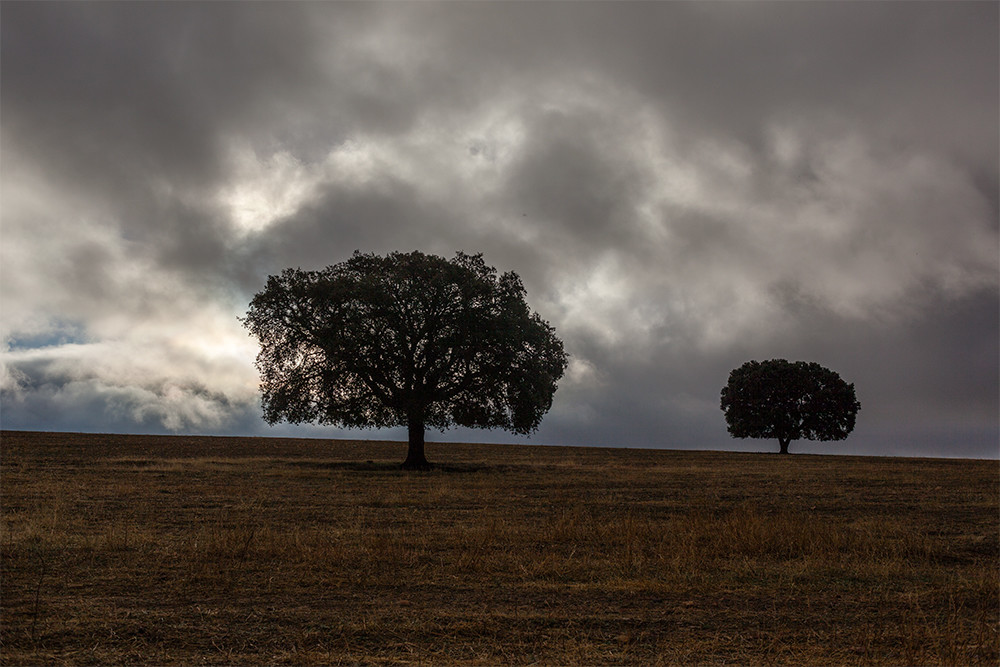
#> input picture tareas/3/24190111/Archivos_opción_escogida/imagen.jpg, 1000 x 667 px, found by its file name
$ python codigo_fuente.py
#> lines starting #> are read from the running program, lines starting #| are printed output that depends on the picture
from PIL import Image, ImageOps, ImageEnhance, ImageFilter

def main():
    # Aca se carga la imagen profe
    image = Image.open("imagen.jpg")
#> image is the input picture: PIL image 1000x667 RGB; mean R, G, B 93.9, 85.7, 78.8

    # Rotamos la imagen
    new_image = image.rotate(45)
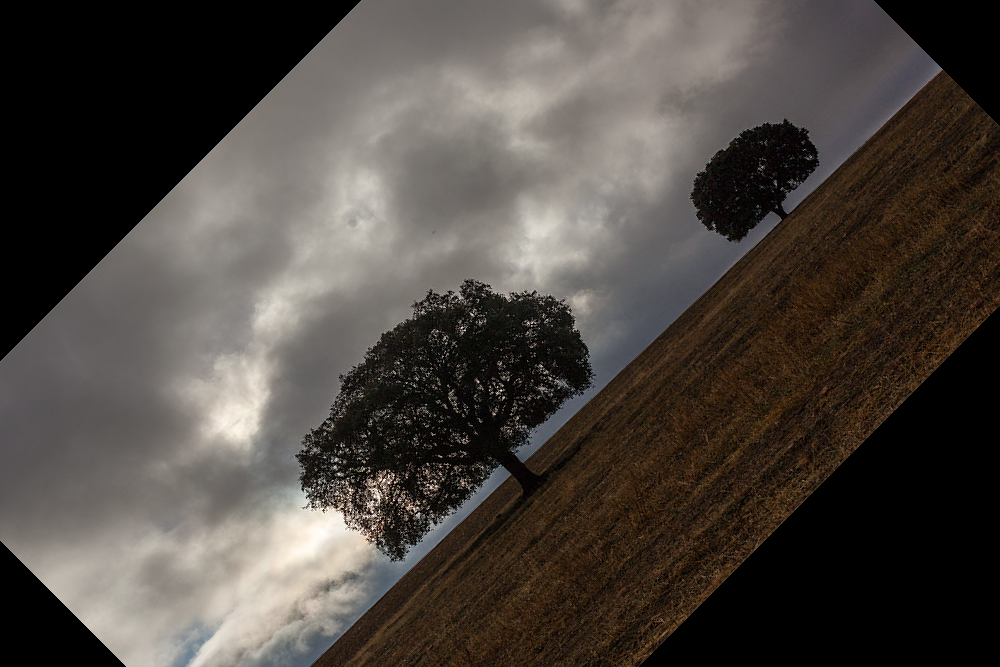
#> new_image: PIL image 1000x667 RGB; mean R, G, B 75.9, 69.7, 64.3
    new_image.save("1_rotar_45.jpg")

    # Le ponemos un filtro a la imagen
    new_image = image.filter(ImageFilter.FIND_EDGES)
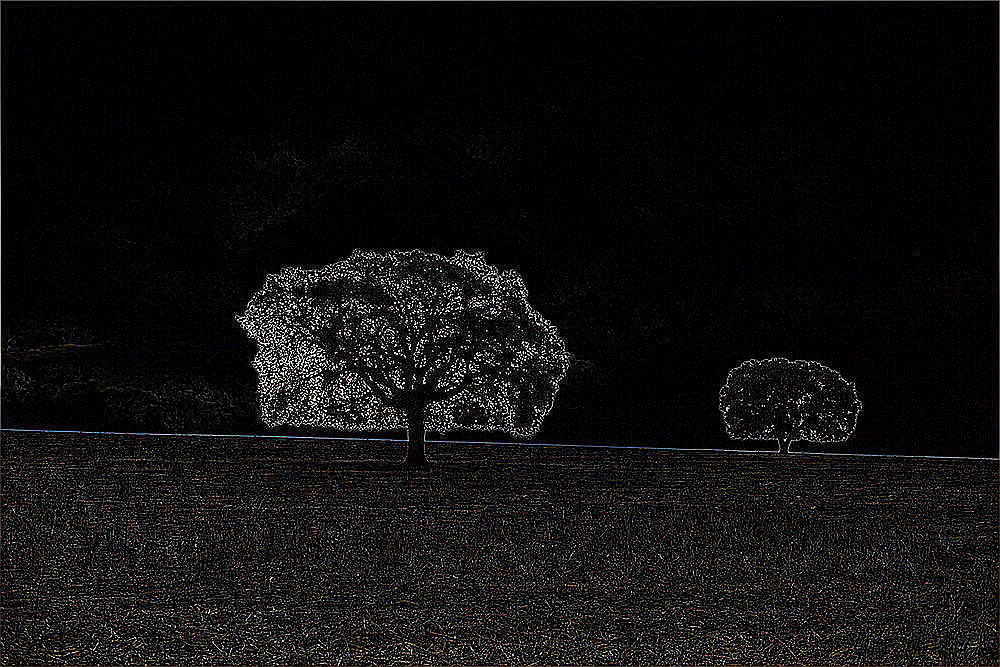
#> new_image: PIL image 1000x667 RGB; mean R, G, B 16.3, 15.5, 15.2
    new_image.save("2_filtro.jpg")

    # Lo volvemos gris
    new_image = ImageOps.grayscale(image)
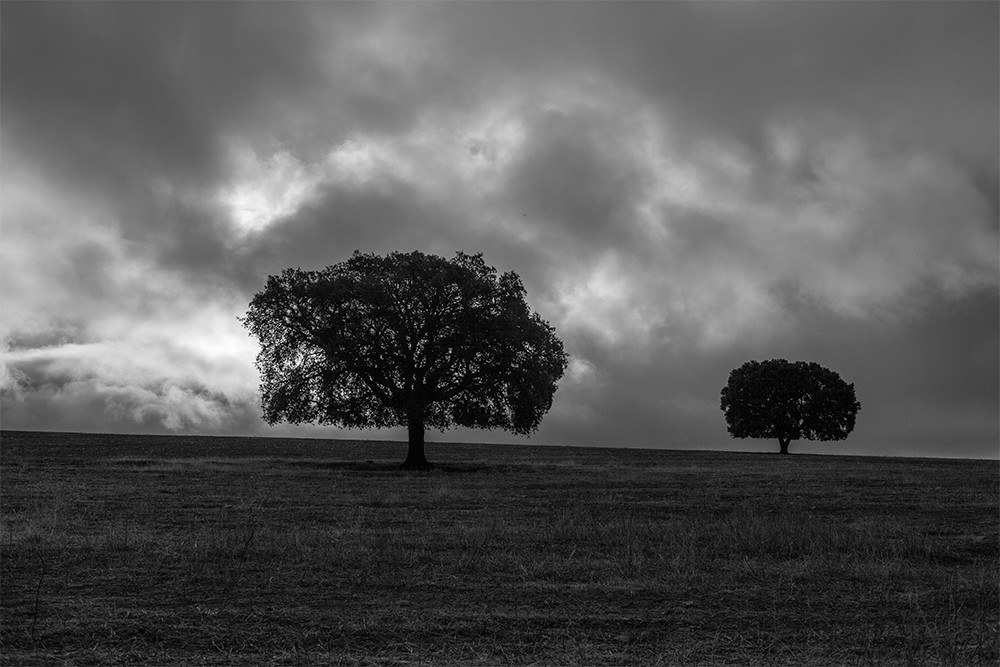
#> new_image: PIL image 1000x667 L; min 0, max 254, mean 87.4
    new_image.save("3_grises.jpg")

    # más brillo
    new_image = ImageEnhance.Brightness(image).enhance(1.5)
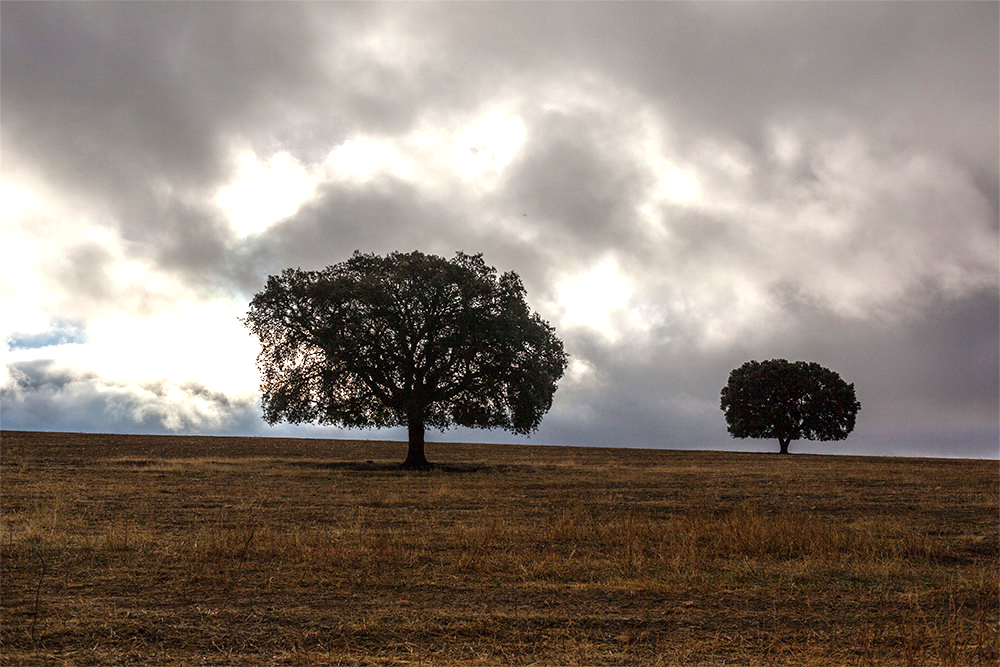
#> new_image: PIL image 1000x667 RGB; mean R, G, B 137.7, 126.2, 116.8
    new_image.save("4_brillo.jpg")

    # más saturación
    new_image = ImageEnhance.Color(image).enhance(2)
    new_image.save("5_saturacion.jpg")

    # DESENFOQUE
    new_image = image.filter(ImageFilter.GaussianBlur(5))
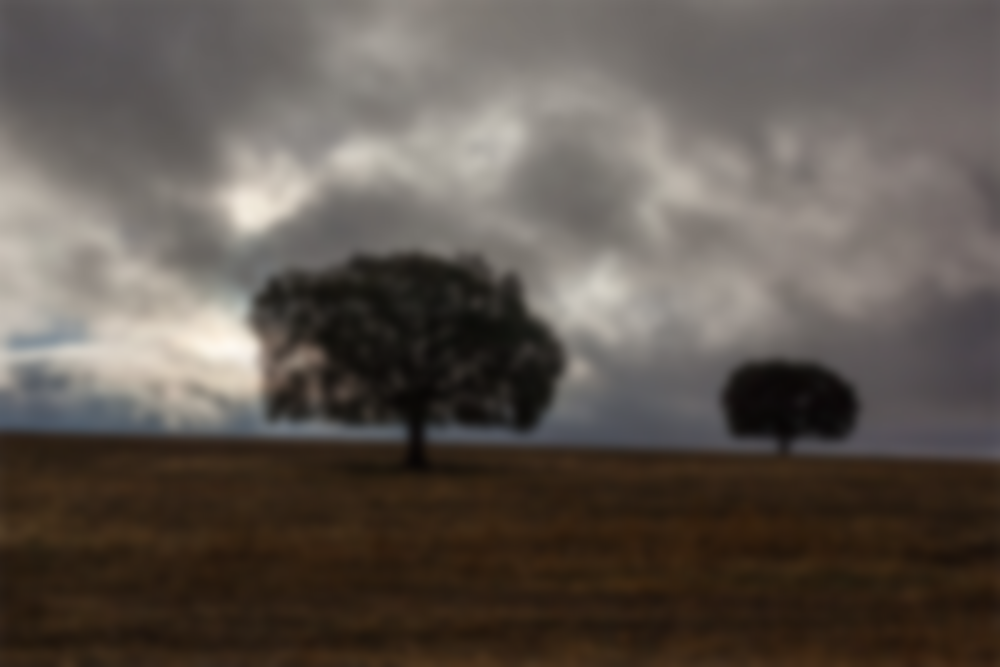
#> new_image: PIL image 1000x667 RGB; mean R, G, B 94, 85.7, 78.9
    new_image.save("6_desenfoque.jpg")

    # TAMAÑO
    new_image = image.resize((640, 480))
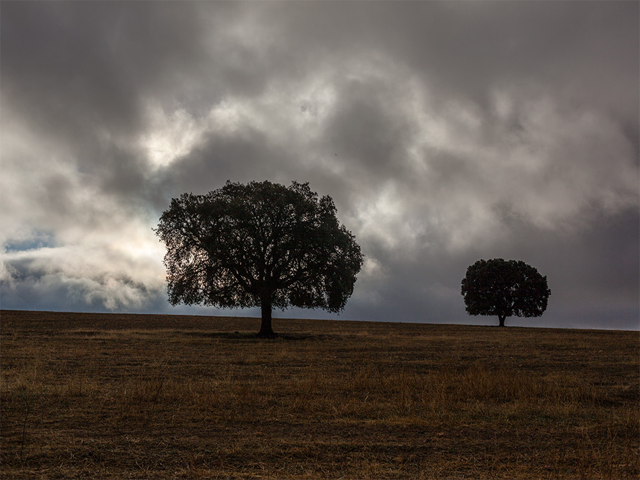
#> new_image: PIL image 640x480 RGB; mean R, G, B 93.9, 85.7, 78.8
    new_image.save("7_tamano.jpg")

if __name__ == "__main__":
    main()
